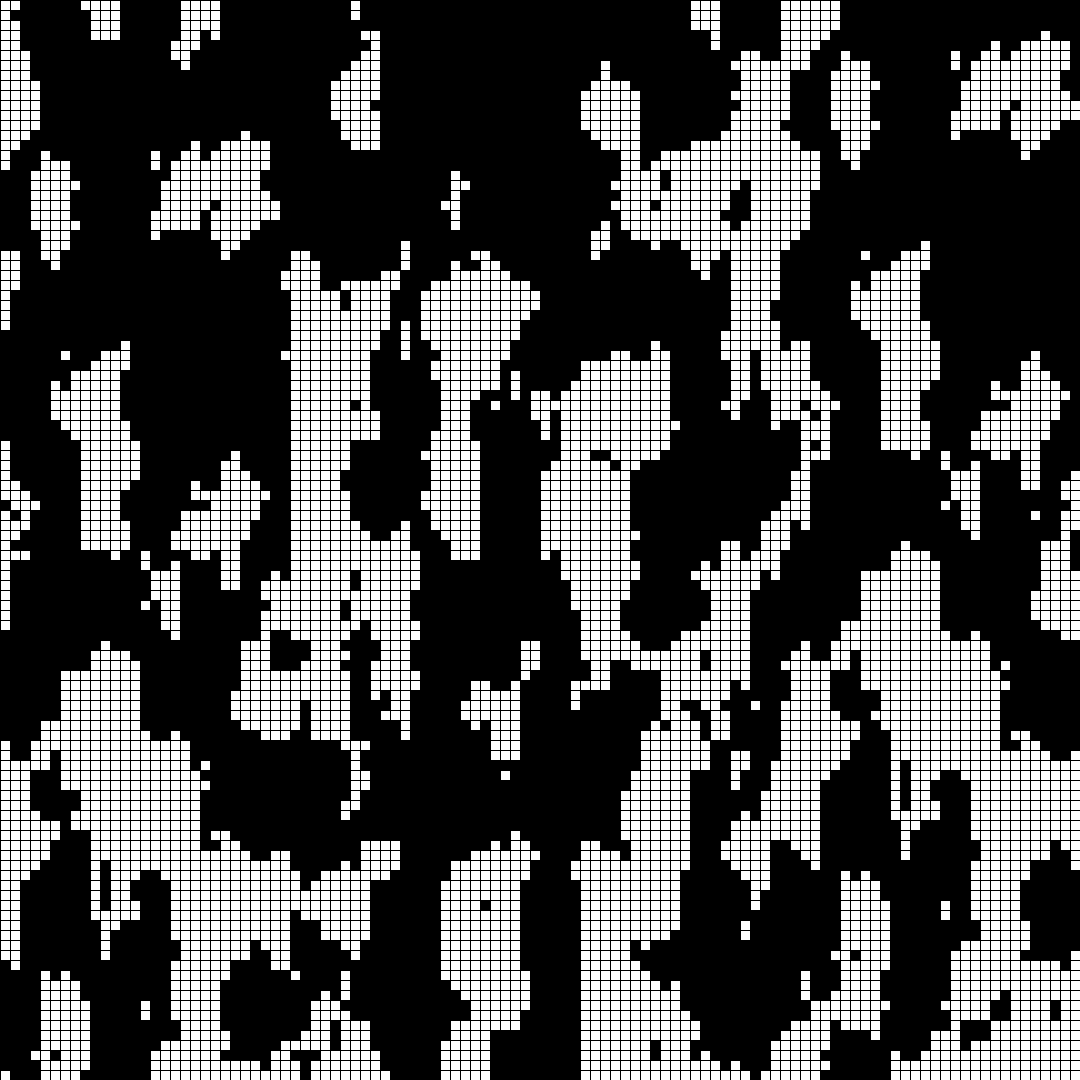
Frame 1 (no input)
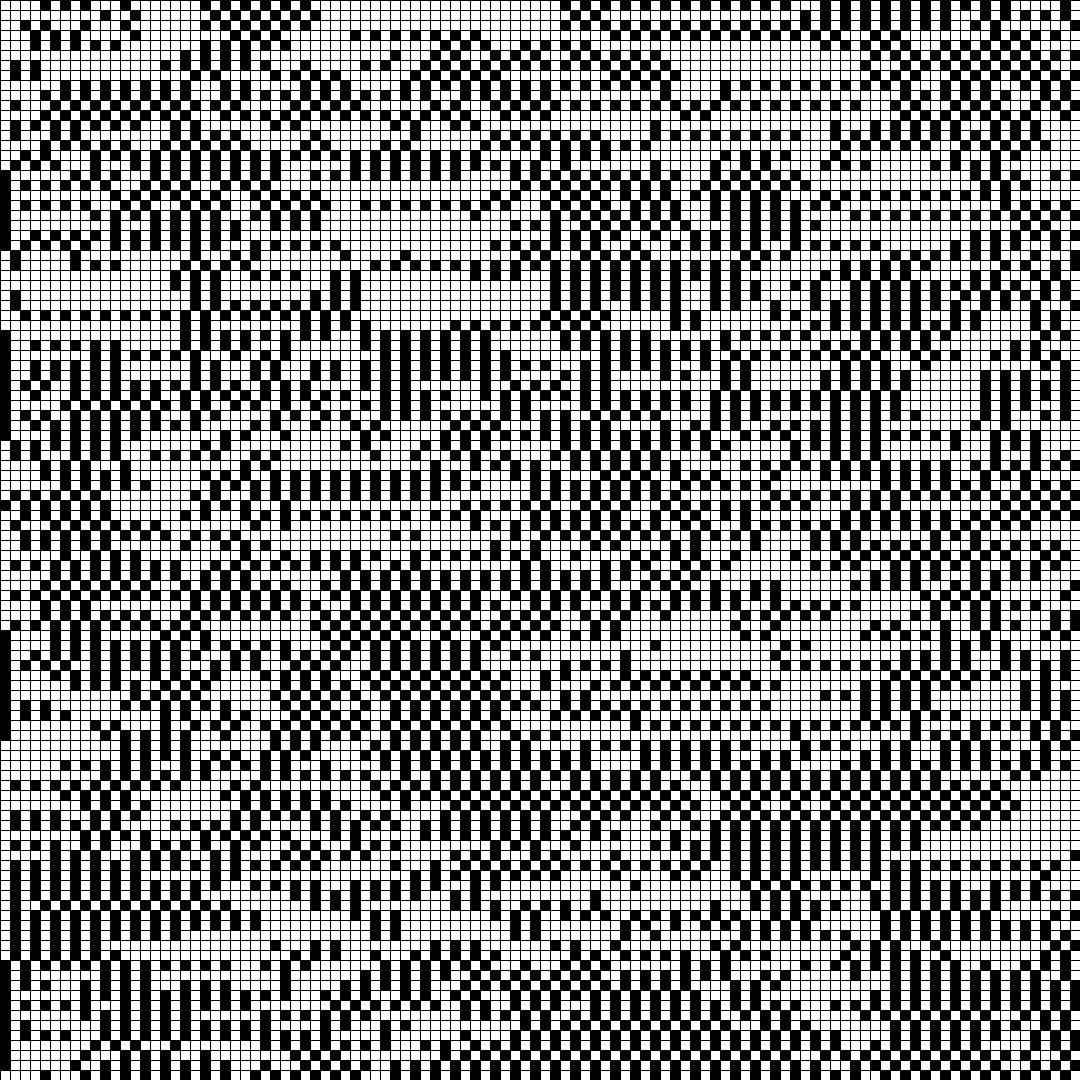
Frame 60 (the mouse pressed at the canvas centre just before this capture)
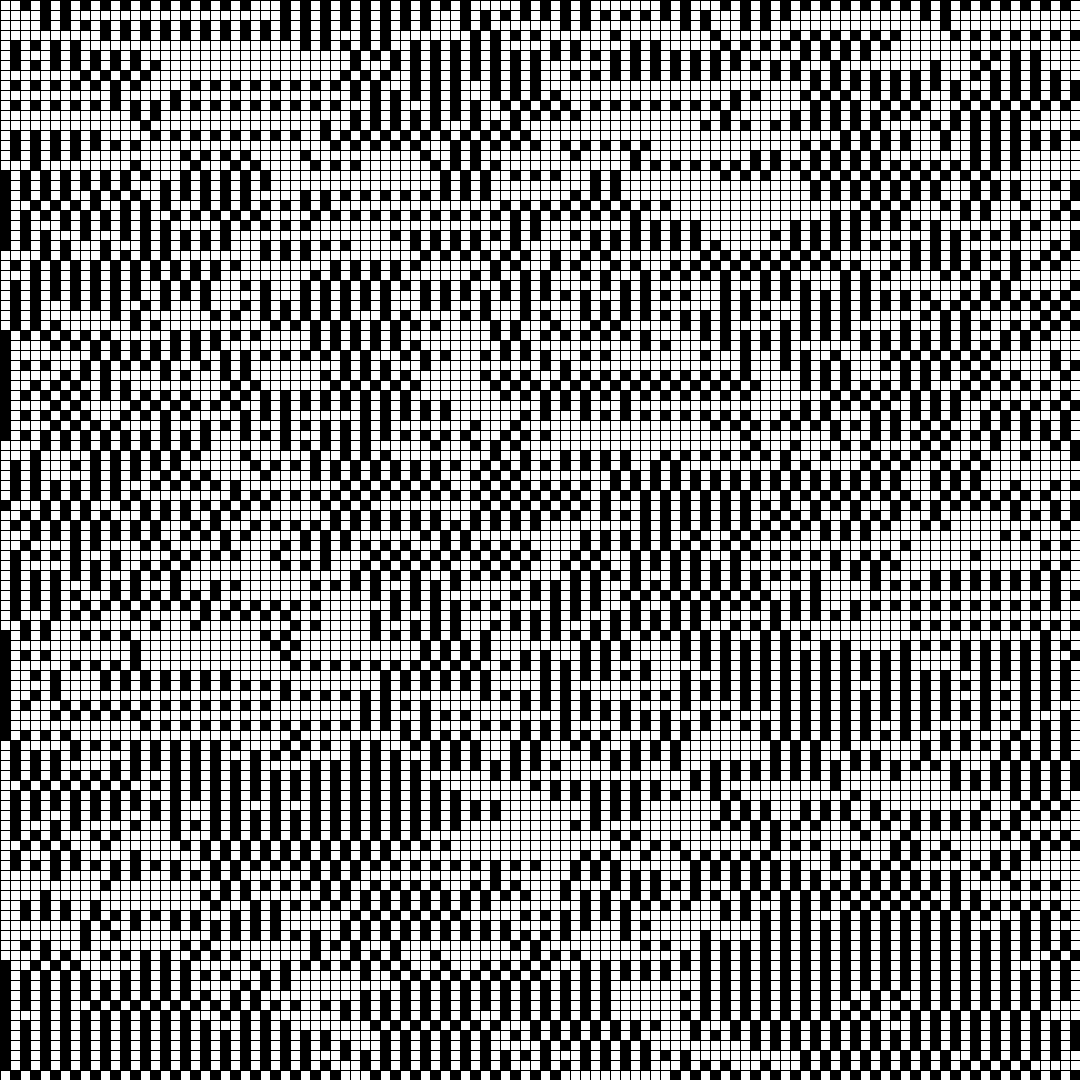
Frame 120 (the mouse held since frame 60 and released just before this capture)

The Processing sketch that drew these frames (run headless with seeded random() and noise(); from frame 60 on, the mouse is pressed at the canvas centre):

// Processing sketch: Main
// ── Main.pde
final int w = 1080;
final int h = 1080;
final int a = 10;
int[][] grid;
void setup(){
  size(1080,1080);
  background(0);
  drawInitial();
  frameRate(60);
}

void draw(){
 for(int row = 0; row < h; row++){
   for(int col = 0; col < w; col++){
     int k = grid[row][col];
     color t = color(255*k, 255*k, 255*k);
     fill(t);
     square(col*a, row*a, a);
   }
 }
 updateGrid();
}

void updateGrid(){
 for(int row = 0; row < h; row++){
   for(int col = 1; col < w-1; col++){
     int left = grid[row][col-1];
     int right = grid[row][col+1];
     int centre = grid[row][col];
     int res = 0;
     if(left == 1 && centre == 1 && right == 0){
       res = 1;
     }
     else if(left == 1 && centre == 0 && right == 1){
       res = 1;
     }
     else if(left == 0 && centre == 1 && right == 0){
       res = 1;
     }
     else if(left == 0 && centre == 1 && right == 1){
       res = 1;
     }else if(left == 0 && centre == 0 && right == 1){
       res = 1;
     }
   grid[row][col] = res;
  } 
 }
}

void drawInitial(){
 grid = new int[h][w];
 for(int row = 0; row < h; row++){
   for(int col = 0; col < w; col++){
     int k = round(noise(col*0.2, row*0.1));
     grid[row][col] = k;
   }
 }
}
